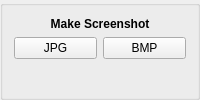
         <widget class="QGroupBox" name="groupBox_8">
          <property name="sizePolicy">
           <sizepolicy hsizetype="Fixed" vsizetype="Preferred">
            <horstretch>0</horstretch>
            <verstretch>0</verstretch>
           </sizepolicy>
          </property>
          <property name="maximumSize">
           <size>
            <width>260</width>
            <height>16777215</height>
           </size>
          </property>
          <property name="title">
           <string/>
          </property>
          <layout class="QFormLayout" name="formLayout_6">
           <item row="0" column="0" colspan="2">
            <layout class="QVBoxLayout" name="verticalLayout_10">
             <item>
              <widget class="QLabel" name="label_7">
               <property name="font">
                <font>
                 <weight>75</weight>
                 <bold>true</bold>
                </font>
               </property>
               <property name="text">
                <string>Make Screenshot</string>
               </property>
               <property name="alignment">
                <set>Qt::AlignCenter</set>
               </property>
              </widget>
             </item>
             <item>
              <layout class="QHBoxLayout" name="horizontalLayout_21">
               <item>
                <widget class="QPushButton" name="JPG">
                 <property name="maximumSize">
                  <size>
                   <width>260</width>
                   <height>16777215</height>
                  </size>
                 </property>
                 <property name="text">
                  <string>JPG</string>
                 </property>
                </widget>
               </item>
               <item>
                <widget class="QPushButton" name="BMP">
                 <property name="text">
                  <string>BMP</string>
                 </property>
                </widget>
               </item>
              </layout>
             </item>
            </layout>
           </item>
          </layout>
         </widget>
